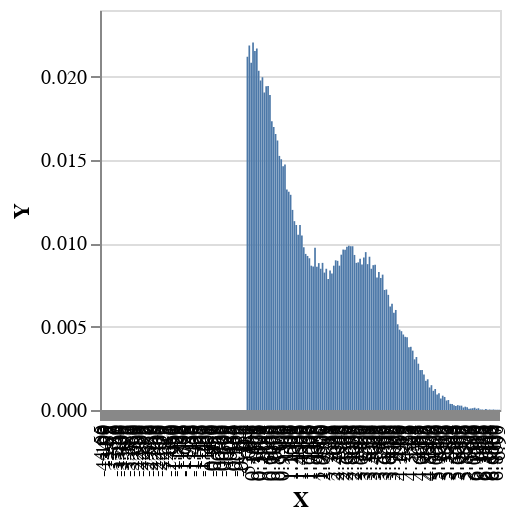

The cell this chart's notebook holds for it:
### Markdown cell above
Here, we use `runWeighted` to convert `model4` into a distribution over pairs of samples and their weights. We then sample from that. To view

### Code cell
sampleIO $ 
    plotVega . fmap (first (pack . take 6 . show) . second (ln . exp)) . toEmpiricalWeighted . toBinsWeighted 0.05 
    <$> replicateM 100000 (runWeighted model4)

### Figure 1 — Vega-Lite specification as saved in the notebook (floating-point values rounded to 4 significant figures; data arrays with more than 128 entries replaced by an {"elided": "..."} marker saying what was removed)
{"$schema": "https://vega.github.io/schema/vega-lite/v4.json", "data": {"values": {"elided": "213 records"}}, "encoding": {"x": {"field": "X", "sort": {"elided": "213 str values"}, "type": "nominal"}, "y": {"field": "Y", "type": "quantitative"}}, "height": 200, "mark": "bar", "width": 200}
